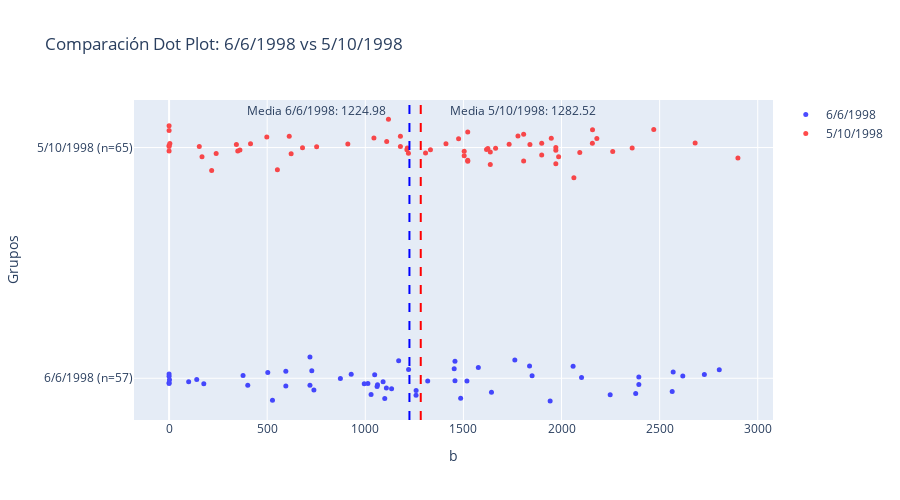

The code cell stored with this chart in its notebook:
### Markdown cell above
### 3.4  Dot Plots

### Code cell
visualization.plot_interactive_dot_comparison(datos_imputados, column='b', group1='6/6/1998', group2='5/10/1998', group_column='Date')
